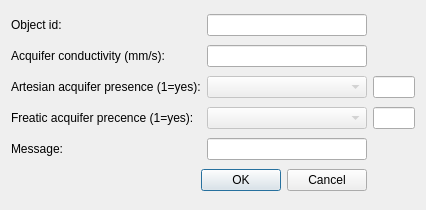
<?xml version="1.0" encoding="UTF-8"?>
<ui version="4.0">
 <class>Dialog</class>
 <widget class="QDialog" name="Dialog">
  <property name="geometry">
   <rect>
    <x>0</x>
    <y>0</y>
    <width>426</width>
    <height>210</height>
   </rect>
  </property>
  <property name="maximumSize">
   <size>
    <width>1000</width>
    <height>1000</height>
   </size>
  </property>
  <property name="windowTitle">
   <string>Dialog</string>
  </property>
  <property name="locale">
   <locale language="English" country="UnitedKingdom"/>
  </property>
  <layout class="QGridLayout" name="gridLayout">
   <item row="0" column="0">
    <widget class="QLabel" name="OBJ_ID_LBL">
     <property name="locale">
      <locale language="English" country="UnitedStates"/>
     </property>
     <property name="text">
      <string>Object id:</string>
     </property>
    </widget>
   </item>
   <item row="0" column="2">
    <widget class="QLineEdit" name="OBJ_ID">
     <property name="enabled">
      <bool>true</bool>
     </property>
    </widget>
   </item>
   <item row="6" column="1" colspan="2">
    <widget class="QDialogButtonBox" name="buttonBox">
     <property name="orientation">
      <enum>Qt::Horizontal</enum>
     </property>
     <property name="standardButtons">
      <set>QDialogButtonBox::Cancel|QDialogButtonBox::Ok</set>
     </property>
    </widget>
   </item>
   <item row="4" column="3">
    <widget class="QLineEdit" name="MF">
     <property name="enabled">
      <bool>true</bool>
     </property>
    </widget>
   </item>
   <item row="1" column="2">
    <widget class="QLineEdit" name="KF">
     <property name="enabled">
      <bool>true</bool>
     </property>
    </widget>
   </item>
   <item row="4" column="0" colspan="2">
    <widget class="QLabel" name="MF_LBL">
     <property name="locale">
      <locale language="English" country="UnitedStates"/>
     </property>
     <property name="text">
      <string>Freatic acquifer precence (1=yes):</string>
     </property>
    </widget>
   </item>
   <item row="2" column="0" colspan="2">
    <widget class="QLabel" name="MA_LBL">
     <property name="locale">
      <locale language="English" country="UnitedStates"/>
     </property>
     <property name="text">
      <string>Artesian acquifer presence (1=yes):</string>
     </property>
    </widget>
   </item>
   <item row="2" column="3">
    <widget class="QLineEdit" name="MA">
     <property name="enabled">
      <bool>true</bool>
     </property>
    </widget>
   </item>
   <item row="2" column="2">
    <widget class="QComboBox" name="MA_CB">
     <property name="enabled">
      <bool>false</bool>
     </property>
    </widget>
   </item>
   <item row="5" column="0">
    <widget class="QLabel" name="MSG_LBL">
     <property name="text">
      <string>Message:</string>
     </property>
    </widget>
   </item>
   <item row="4" column="2">
    <widget class="QComboBox" name="MF_CB">
     <property name="enabled">
      <bool>false</bool>
     </property>
    </widget>
   </item>
   <item row="1" column="0" colspan="2">
    <widget class="QLabel" name="KF_LBL">
     <property name="locale">
      <locale language="English" country="UnitedStates"/>
     </property>
     <property name="text">
      <string>Acquifer conductivity (mm/s):</string>
     </property>
    </widget>
   </item>
   <item row="5" column="2">
    <widget class="QLineEdit" name="MSG"/>
   </item>
  </layout>
 </widget>
 <resources/>
 <connections/>
</ui>
